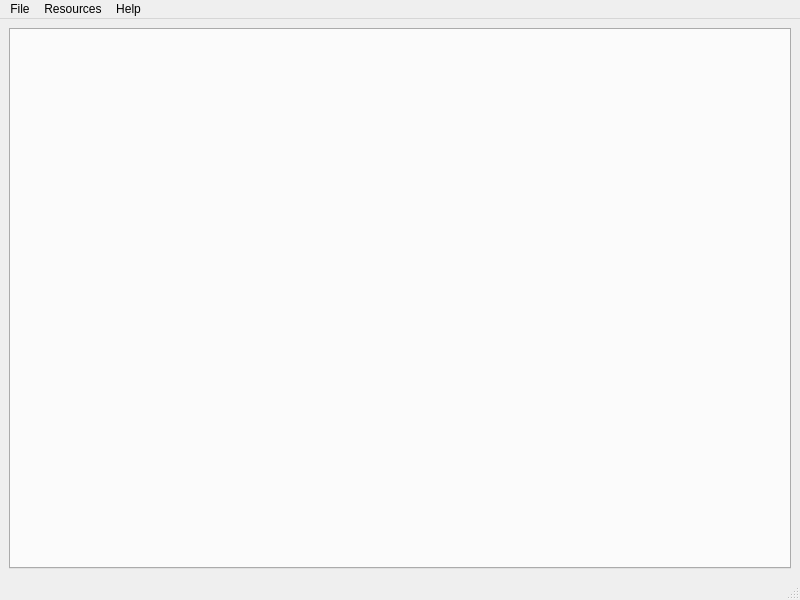
<?xml version="1.0" encoding="UTF-8"?>
<ui version="4.0">
 <class>MainWindow</class>
 <widget class="QMainWindow" name="MainWindow">
  <property name="geometry">
   <rect>
    <x>0</x>
    <y>0</y>
    <width>800</width>
    <height>600</height>
   </rect>
  </property>
  <property name="windowTitle">
   <string>erfherder</string>
  </property>
  <property name="unifiedTitleAndToolBarOnMac">
   <bool>true</bool>
  </property>
  <widget class="QWidget" name="centralwidget">
   <layout class="QHBoxLayout" name="horizontalLayout">
    <item>
     <widget class="QTabWidget" name="containerTabWidget">
      <property name="sizePolicy">
       <sizepolicy hsizetype="Expanding" vsizetype="Expanding">
        <horstretch>2</horstretch>
        <verstretch>0</verstretch>
       </sizepolicy>
      </property>
      <property name="tabsClosable">
       <bool>true</bool>
      </property>
     </widget>
    </item>
   </layout>
  </widget>
  <widget class="QMenuBar" name="menubar">
   <property name="geometry">
    <rect>
     <x>0</x>
     <y>0</y>
     <width>800</width>
     <height>17</height>
    </rect>
   </property>
   <property name="nativeMenuBar">
    <bool>true</bool>
   </property>
   <widget class="QMenu" name="menuFile">
    <property name="title">
     <string>File</string>
    </property>
    <widget class="QMenu" name="menuRecent">
     <property name="title">
      <string>Open Recent</string>
     </property>
     <property name="icon">
      <iconset theme="document-open-recent"/>
     </property>
     <addaction name="separator"/>
    </widget>
    <addaction name="separator"/>
    <addaction name="actionNew"/>
    <addaction name="separator"/>
    <addaction name="actionOpen"/>
    <addaction name="menuRecent"/>
    <addaction name="separator"/>
    <addaction name="actionSave"/>
    <addaction name="actionSave_As"/>
    <addaction name="separator"/>
    <addaction name="separator"/>
    <addaction name="actionClose"/>
   </widget>
   <widget class="QMenu" name="menuResources">
    <property name="title">
     <string>Resources</string>
    </property>
    <addaction name="actionImport"/>
    <addaction name="actionMerge"/>
    <addaction name="separator"/>
    <addaction name="actionExport"/>
    <addaction name="actionExport_All"/>
    <addaction name="separator"/>
    <addaction name="actionDelete_2"/>
   </widget>
   <widget class="QMenu" name="menuHelp">
    <property name="title">
     <string>Help</string>
    </property>
    <addaction name="actionAbout"/>
    <addaction name="separator"/>
    <addaction name="actionAbout_Qt_2"/>
   </widget>
   <addaction name="menuFile"/>
   <addaction name="menuResources"/>
   <addaction name="menuHelp"/>
  </widget>
  <widget class="QStatusBar" name="statusbar"/>
  <action name="actionOpen">
   <property name="icon">
    <iconset theme="document-open"/>
   </property>
   <property name="text">
    <string>Open</string>
   </property>
   <property name="shortcut">
    <string>Ctrl+O</string>
   </property>
  </action>
  <action name="actionNew">
   <property name="icon">
    <iconset theme="document-new"/>
   </property>
   <property name="text">
    <string>New</string>
   </property>
   <property name="shortcut">
    <string>Ctrl+N</string>
   </property>
  </action>
  <action name="actionSave">
   <property name="icon">
    <iconset theme="document-save"/>
   </property>
   <property name="text">
    <string>Save</string>
   </property>
   <property name="shortcut">
    <string>Ctrl+S</string>
   </property>
  </action>
  <action name="actionSave_As">
   <property name="icon">
    <iconset theme="document-save-as"/>
   </property>
   <property name="text">
    <string>Save As...</string>
   </property>
   <property name="shortcut">
    <string>Ctrl+Shift+S</string>
   </property>
  </action>
  <action name="actionClose">
   <property name="icon">
    <iconset theme="application-exit"/>
   </property>
   <property name="text">
    <string>Close</string>
   </property>
   <property name="shortcut">
    <string>Ctrl+W</string>
   </property>
  </action>
  <action name="actionAbout">
   <property name="icon">
    <iconset theme="help-about"/>
   </property>
   <property name="text">
    <string>About</string>
   </property>
  </action>
  <action name="actionAbout_Qt">
   <property name="icon">
    <iconset theme="help-about"/>
   </property>
   <property name="text">
    <string>About Qt</string>
   </property>
  </action>
  <action name="actionImport">
   <property name="enabled">
    <bool>false</bool>
   </property>
   <property name="text">
    <string>Import</string>
   </property>
  </action>
  <action name="actionExport">
   <property name="enabled">
    <bool>false</bool>
   </property>
   <property name="text">
    <string>Export</string>
   </property>
  </action>
  <action name="actionExport_All">
   <property name="enabled">
    <bool>false</bool>
   </property>
   <property name="text">
    <string>Export All</string>
   </property>
  </action>
  <action name="actionMerge">
   <property name="enabled">
    <bool>false</bool>
   </property>
   <property name="text">
    <string>Merge</string>
   </property>
  </action>
  <action name="actionDescription">
   <property name="text">
    <string>Description</string>
   </property>
  </action>
  <action name="actionStatistics">
   <property name="text">
    <string>Statistics</string>
   </property>
  </action>
  <action name="actionAbout_Qt_2">
   <property name="icon">
    <iconset theme="help-about"/>
   </property>
   <property name="text">
    <string>About Qt</string>
   </property>
  </action>
  <action name="actionDelete_2">
   <property name="icon">
    <iconset theme="edit-delete"/>
   </property>
   <property name="text">
    <string>Delete</string>
   </property>
   <property name="shortcut">
    <string>Ctrl+Backspace</string>
   </property>
  </action>
 </widget>
 <resources/>
 <connections/>
</ui>
